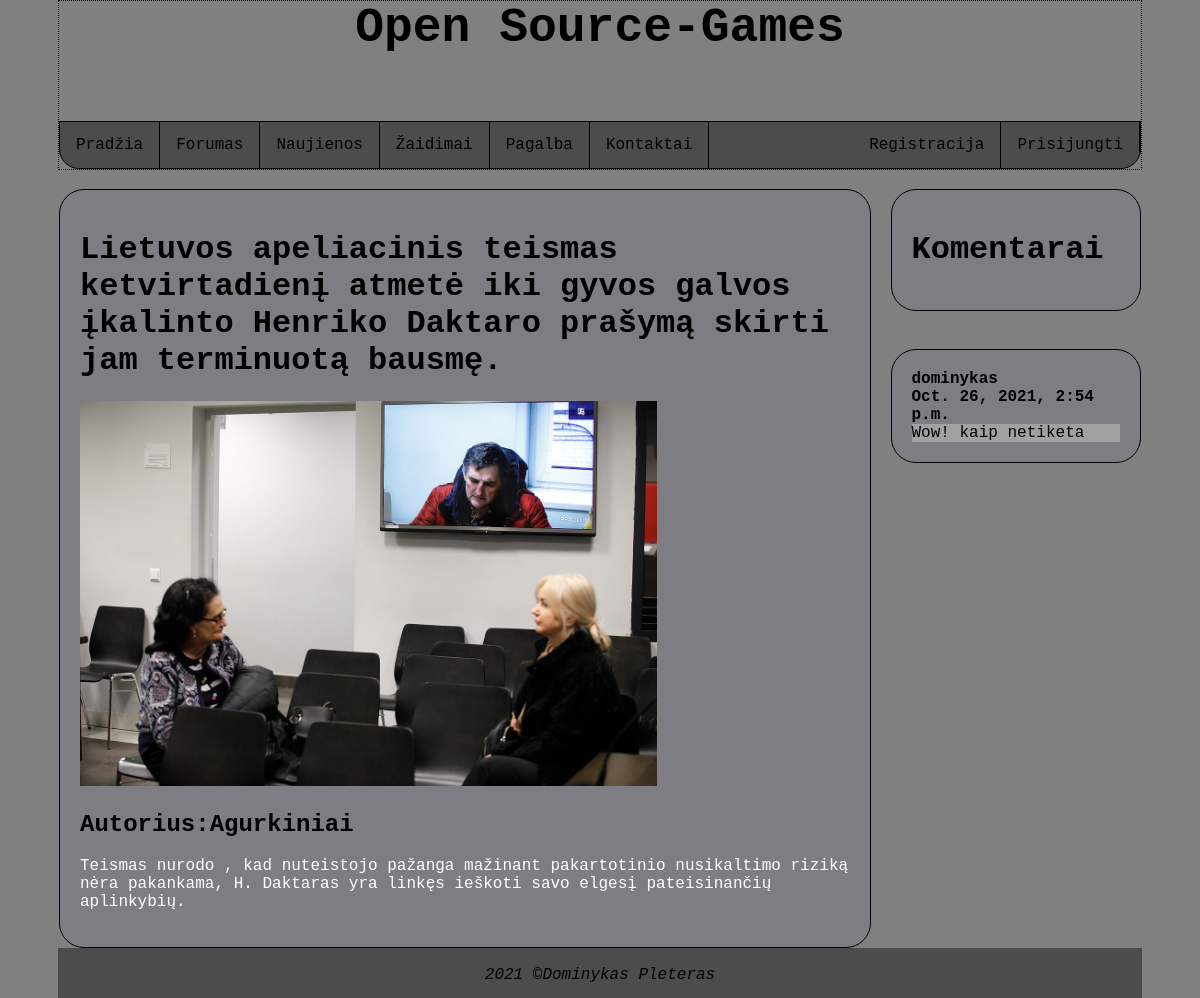
The page /newsPage/5/ on the database its author committed.
### accounts/models.py (models this page shows, shortened)
class NewsClass(models.Model):
    headline=models.CharField(max_length=200,null=True)
    author=models.CharField(max_length=200,null=True)
    text=models.CharField(max_length=200,null=True)
    image = models.ImageField(null=True, blank=True)

class Comment(models.Model):
    userid=models.ForeignKey(User,related_name="users",null=True,on_delete=models.CASCADE)
    newsid= models.ForeignKey(NewsClass,related_name="comments", null=True, on_delete=models.CASCADE)
    body = models.TextField(null=True)
    date_added = models.DateTimeField(auto_now_add=True)

### accounts/views.py (the view)
# urls.py: path('newsPage/<str:pk>/', views.newsPage, name='newsPage'),
def newsPage(request,pk):
    news=NewsClass.objects.get(id=pk)
    comment=Comment.objects.all()
    context={'news':news, 'comment':comment}
    return render(request,'accounts/newsPage.html',context)

### accounts/templates/accounts/newsPage.html (shortened to what this page needs)
{% extends 'accounts/main.html' %}
{% block content %}
<div id="wrapper">
    <header>
        <h2>Open Source-Games</h2>
    </header>
    {% include 'accounts/navbar.html' %}
    <div class="leftcolumn">
        <div class="card">
            <h1>{{news.headline}}</h1>
            <img class="photo" src="{{news.image.url}}">
            <h2>Autorius:{{news.author}}</h2>
            <p>{{news.text}}</p>
        </div>
    </div>
    <div class="rightcolumn">
        <div class="card">
            <h1>Komentarai</h1>
            {% if not news.comments.all %}
            Jokiu komentaru nera <a href="{% url 'addComment' news.id %}">Prideti nauja</a>
            {% else %}
        </div>
        <br>
        {% for comment in news.comments.all%}
        <div class="card">
            <strong>
                {{comment.userid}}
                <br>
                {{comment.date_added}}
            </strong>
            <div style="background-color: rgb(160, 161, 161);">
                {{comment.body}}
            </div>
        </div>
        <br>
        {% endfor %}
        <br>
    </div>
    {% endif%}
</div>
<footer>
    <address>2021 &copy;Dominykas Pleteras</address>
</footer>
{%endblock%}

### accounts/static/css/style.css (style rules this page uses)
* { box-sizing: border-box; }
body { padding: 0px 50px; font-family: 'Courier New', monospace !important; margin: 0px 8px ; font-family: 'Franklin Gothic Medium', 'Arial Narrow', Arial, sans-serif; background: grey; }
#wrapper { width: auto; margin-left: auto; margin-right: auto; background: grey; border-style:dotted; border-width: 1px; }
footer { text-align: center; font-size: inherit; padding: 5px; background: rgb(76 76 76); clear: both; height: 50px; padding-top: 18px; color: inherit; }
header h2 { height: 120px; margin:0px; margin: 0 1px; text-align: center; font-size: 3em; font-weight: 20px; color: black }
p { color: white; }
.leftcolumn { float: left; width: 75%; }
.rightcolumn { float: left; width: 25%; padding-left: 20px; }
.card { background-color: rgba(117, 117, 137, 0.3); padding: 20px; margin-top: 20px; border-style: solid; border-width: 1px; border-radius: 25px; color: inherit; }
.photo { width: 75%; background-color: #d9cc3e; }

### rows shown on the page
NewsClass: headline "Lietuvos apeliacinis teismas ketvirtadienį atmetė iki gyvos galvos įkalinto Henriko Daktaro prašymą skirti jam terminuotą bausmę.", image (picture), author "Agurkiniai", text "Teismas nurodo , kad nuteistojo pažanga mažinant pakartotinio nusikaltimo riziką nėra pakankama, H. Daktaras yra linkęs ieškoti savo elgesį pateisinančių aplinkybių."
Comment: userid "dominykas", date_added "Oct. 26, 2021, 2:54 p.m.", body "Wow! kaip netiketa"
